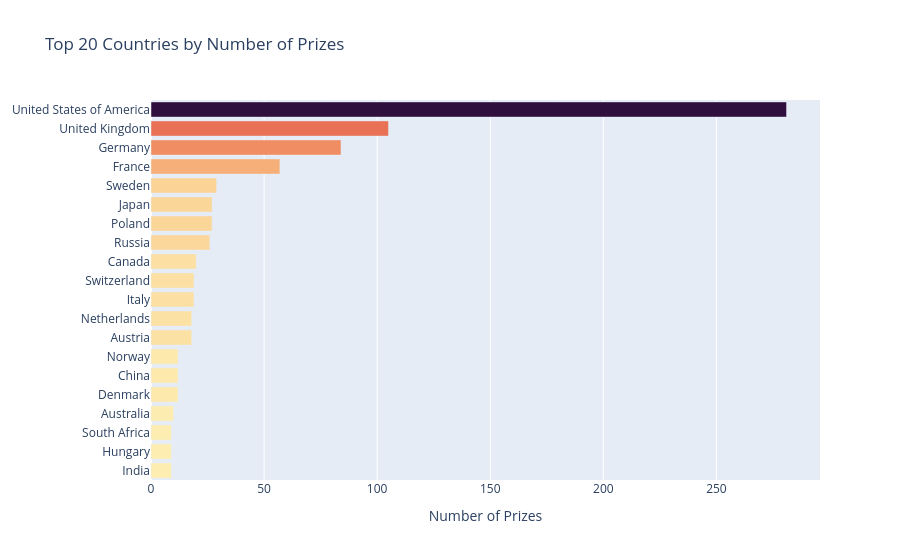

Notebook source saved alongside this figure:
### Markdown cell above
## Step 5: A choropleth map and the countries with the most prizes (lecture 587)

**Challenge 1:** Create `top20_countries`. Which column is best: `birth_country`, `birth_country_current` or `organization_country`? `birth_country` contains countries that no longer exist and `organization_country` has many NaN values, so `birth_country_current` is the least problematic.

### Code cell
top20_countries = analysis.top20_countries(df_data)
display(top20_countries.tail(5))
charts.top_countries_bar_chart(df_data).show()

### Figure 1 — Plotly figure (JSON) as saved in the notebook; plotly's stock layout.template omitted (floating-point values rounded to 4 significant figures)
{"data": [{"hovertemplate": "prize=%{marker.color}<br>birth_country_current=%{y}<extra></extra>", "legendgroup": "", "marker": {"color": [9, 9, 9, 10, 12, 12, 12, 18, 18, 19, 19, 20, 26, 27, 27, 29, 57, 84, 105, 281], "coloraxis": "coloraxis", "pattern": {"shape": ""}}, "name": "", "orientation": "h", "showlegend": false, "textposition": "auto", "type": "bar", "x": [9, 9, 9, 10, 12, 12, 12, 18, 18, 19, 19, 20, 26, 27, 27, 29, 57, 84, 105, 281], "xaxis": "x", "y": ["India", "Hungary", "South Africa", "Australia", "Denmark", "China", "Norway", "Austria", "Netherlands", "Italy", "Switzerland", "Canada", "Russia", "Poland", "Japan", "Sweden", "France", "Germany", "United Kingdom", "United States of America"], "yaxis": "y"}], "layout": {"barmode": "relative", "coloraxis": {"autocolorscale": false, "colorbar": {"title": {"text": "prize"}}, "colorscale": [[0.0, "rgb(253, 237, 176)"], [0.09091, "rgb(250, 205, 145)"], [0.1818, "rgb(246, 173, 119)"], [0.2727, "rgb(240, 142, 98)"], [0.3636, "rgb(231, 109, 84)"], [0.4545, "rgb(216, 80, 83)"], [0.5455, "rgb(195, 56, 90)"], [0.6364, "rgb(168, 40, 96)"], [0.7273, "rgb(138, 29, 99)"], [0.8182, "rgb(107, 24, 93)"], [0.9091, "rgb(76, 21, 80)"], [1.0, "rgb(47, 15, 61)"]], "showscale": false}, "legend": {"tracegroupgap": 0}, "title": {"text": "Top 20 Countries by Number of Prizes"}, "xaxis": {"anchor": "y", "domain": [0.0, 1.0], "title": {"text": "Number of Prizes"}}, "yaxis": {"anchor": "x", "domain": [0.0, 1.0], "title": {}}}}
